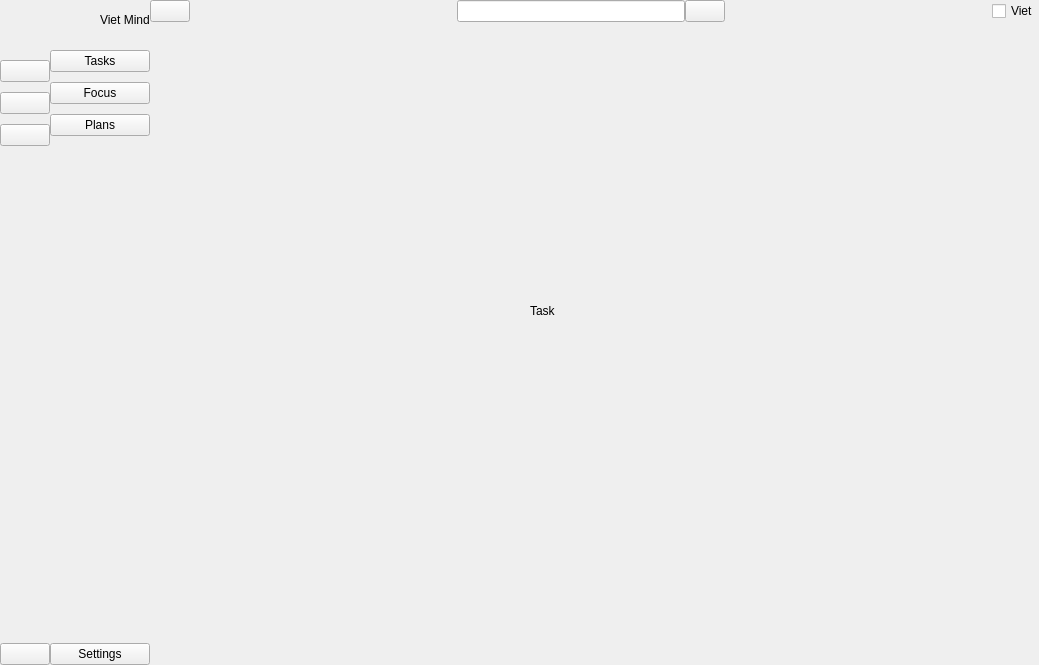
<?xml version="1.0" encoding="UTF-8"?>
<ui version="4.0">
 <class>MainWindow</class>
 <widget class="QMainWindow" name="MainWindow">
  <property name="windowModality">
   <enum>Qt::WindowModality::NonModal</enum>
  </property>
  <property name="geometry">
   <rect>
    <x>0</x>
    <y>0</y>
    <width>1039</width>
    <height>665</height>
   </rect>
  </property>
  <property name="windowTitle">
   <string>DropTask</string>
  </property>
  <property name="styleSheet">
   <string notr="true"/>
  </property>
  <property name="toolButtonStyle">
   <enum>Qt::ToolButtonStyle::ToolButtonIconOnly</enum>
  </property>
  <property name="tabShape">
   <enum>QTabWidget::TabShape::Rounded</enum>
  </property>
  <widget class="QWidget" name="centralwidget">
   <property name="styleSheet">
    <string notr="true">#centralwidget {
    background: qradialgradient(cx:0.5, cy:0.5, radius:1, 
                stop:0 #120d31, stop:0.4 #2c003e, 
                stop:0.7 #52006a, stop:1 #8900f2);
}

</string>
   </property>
   <layout class="QGridLayout" name="gridLayout">
    <property name="leftMargin">
     <number>0</number>
    </property>
    <property name="topMargin">
     <number>0</number>
    </property>
    <property name="rightMargin">
     <number>0</number>
    </property>
    <property name="bottomMargin">
     <number>0</number>
    </property>
    <property name="spacing">
     <number>0</number>
    </property>
    <item row="0" column="0">
     <widget class="QWidget" name="iconOnlySideBarWidget" native="true">
      <layout class="QVBoxLayout" name="verticalLayout_3">
       <property name="spacing">
        <number>10</number>
       </property>
       <property name="leftMargin">
        <number>0</number>
       </property>
       <property name="topMargin">
        <number>0</number>
       </property>
       <property name="rightMargin">
        <number>0</number>
       </property>
       <property name="bottomMargin">
        <number>0</number>
       </property>
       <item>
        <layout class="QHBoxLayout" name="horizontalLayout_3">
         <item>
          <widget class="QLabel" name="iconSidebarLogo">
           <property name="minimumSize">
            <size>
             <width>50</width>
             <height>50</height>
            </size>
           </property>
           <property name="maximumSize">
            <size>
             <width>50</width>
             <height>50</height>
            </size>
           </property>
           <property name="text">
            <string/>
           </property>
           <property name="pixmap">
            <pixmap resource="../resources/resources.qrc">:/icons/icons/logo.png</pixmap>
           </property>
           <property name="scaledContents">
            <bool>true</bool>
           </property>
          </widget>
         </item>
        </layout>
       </item>
       <item>
        <layout class="QVBoxLayout" name="verticalLayout">
         <property name="sizeConstraint">
          <enum>QLayout::SizeConstraint::SetNoConstraint</enum>
         </property>
         <item>
          <widget class="QPushButton" name="iconTodoButton">
           <property name="text">
            <string/>
           </property>
           <property name="icon">
            <iconset resource="../resources/resources.qrc">
             <normaloff>:/icons/icons/todo_sidebar.png</normaloff>:/icons/icons/todo_sidebar.png</iconset>
           </property>
           <property name="iconSize">
            <size>
             <width>20</width>
             <height>20</height>
            </size>
           </property>
           <property name="checkable">
            <bool>true</bool>
           </property>
           <property name="autoExclusive">
            <bool>true</bool>
           </property>
          </widget>
         </item>
         <item>
          <widget class="QPushButton" name="iconFocusButton">
           <property name="text">
            <string/>
           </property>
           <property name="icon">
            <iconset resource="../resources/resources.qrc">
             <normaloff>:/icons/icons/focus_sidebar.png</normaloff>:/icons/icons/focus_sidebar.png</iconset>
           </property>
           <property name="iconSize">
            <size>
             <width>20</width>
             <height>20</height>
            </size>
           </property>
           <property name="checkable">
            <bool>true</bool>
           </property>
           <property name="autoExclusive">
            <bool>true</bool>
           </property>
          </widget>
         </item>
         <item>
          <widget class="QPushButton" name="iconPlanButton">
           <property name="text">
            <string/>
           </property>
           <property name="icon">
            <iconset resource="../resources/resources.qrc">
             <normaloff>:/icons/icons/planned_sidebar.png</normaloff>:/icons/icons/planned_sidebar.png</iconset>
           </property>
           <property name="iconSize">
            <size>
             <width>20</width>
             <height>20</height>
            </size>
           </property>
           <property name="checkable">
            <bool>true</bool>
           </property>
           <property name="autoExclusive">
            <bool>true</bool>
           </property>
          </widget>
         </item>
        </layout>
       </item>
       <item>
        <spacer name="verticalSpacer">
         <property name="orientation">
          <enum>Qt::Orientation::Vertical</enum>
         </property>
         <property name="sizeHint" stdset="0">
          <size>
           <width>20</width>
           <height>398</height>
          </size>
         </property>
        </spacer>
       </item>
       <item>
        <widget class="QPushButton" name="iconSettingButton">
         <property name="text">
          <string/>
         </property>
         <property name="icon">
          <iconset resource="../resources/resources.qrc">
           <normaloff>:/icons/icons/settings.png</normaloff>:/icons/icons/settings.png</iconset>
         </property>
         <property name="iconSize">
          <size>
           <width>20</width>
           <height>20</height>
          </size>
         </property>
         <property name="checkable">
          <bool>true</bool>
         </property>
         <property name="autoExclusive">
          <bool>true</bool>
         </property>
        </widget>
       </item>
      </layout>
     </widget>
    </item>
    <item row="0" column="1">
     <widget class="QWidget" name="fullSidebarWidget" native="true">
      <layout class="QVBoxLayout" name="verticalLayout_4">
       <property name="spacing">
        <number>10</number>
       </property>
       <property name="leftMargin">
        <number>0</number>
       </property>
       <property name="topMargin">
        <number>0</number>
       </property>
       <property name="rightMargin">
        <number>0</number>
       </property>
       <property name="bottomMargin">
        <number>0</number>
       </property>
       <item>
        <layout class="QHBoxLayout" name="logoAndNameLayout">
         <item>
          <widget class="QLabel" name="fullSidebarLogo">
           <property name="minimumSize">
            <size>
             <width>40</width>
             <height>40</height>
            </size>
           </property>
           <property name="maximumSize">
            <size>
             <width>40</width>
             <height>40</height>
            </size>
           </property>
           <property name="text">
            <string/>
           </property>
           <property name="pixmap">
            <pixmap resource="../resources/resources.qrc">:/icons/icons/logo.png</pixmap>
           </property>
           <property name="scaledContents">
            <bool>true</bool>
           </property>
          </widget>
         </item>
         <item>
          <widget class="QLabel" name="appName">
           <property name="text">
            <string>Viet Mind</string>
           </property>
          </widget>
         </item>
        </layout>
       </item>
       <item>
        <layout class="QVBoxLayout" name="verticalLayout_2">
         <property name="sizeConstraint">
          <enum>QLayout::SizeConstraint::SetNoConstraint</enum>
         </property>
         <item>
          <widget class="QPushButton" name="fullTodoButton">
           <property name="text">
            <string>Tasks</string>
           </property>
           <property name="icon">
            <iconset resource="../resources/resources.qrc">
             <normaloff>:/icons/icons/todo_sidebar.png</normaloff>:/icons/icons/todo_sidebar.png</iconset>
           </property>
           <property name="iconSize">
            <size>
             <width>14</width>
             <height>14</height>
            </size>
           </property>
           <property name="checkable">
            <bool>true</bool>
           </property>
           <property name="autoExclusive">
            <bool>true</bool>
           </property>
          </widget>
         </item>
         <item>
          <widget class="QPushButton" name="fullFocusButton">
           <property name="text">
            <string>Focus</string>
           </property>
           <property name="icon">
            <iconset resource="../resources/resources.qrc">
             <normaloff>:/icons/icons/focus_sidebar.png</normaloff>:/icons/icons/focus_sidebar.png</iconset>
           </property>
           <property name="iconSize">
            <size>
             <width>14</width>
             <height>14</height>
            </size>
           </property>
           <property name="checkable">
            <bool>true</bool>
           </property>
           <property name="autoExclusive">
            <bool>true</bool>
           </property>
          </widget>
         </item>
         <item>
          <widget class="QPushButton" name="fullPlanButton">
           <property name="text">
            <string>Plans</string>
           </property>
           <property name="icon">
            <iconset resource="../resources/resources.qrc">
             <normaloff>:/icons/icons/planned_sidebar.png</normaloff>:/icons/icons/planned_sidebar.png</iconset>
           </property>
           <property name="iconSize">
            <size>
             <width>14</width>
             <height>14</height>
            </size>
           </property>
           <property name="checkable">
            <bool>true</bool>
           </property>
           <property name="autoExclusive">
            <bool>true</bool>
           </property>
          </widget>
         </item>
        </layout>
       </item>
       <item>
        <spacer name="verticalSpacer_2">
         <property name="orientation">
          <enum>Qt::Orientation::Vertical</enum>
         </property>
         <property name="sizeHint" stdset="0">
          <size>
           <width>20</width>
           <height>408</height>
          </size>
         </property>
        </spacer>
       </item>
       <item>
        <widget class="QPushButton" name="fullSettingButton">
         <property name="text">
          <string>Settings</string>
         </property>
         <property name="icon">
          <iconset resource="../resources/resources.qrc">
           <normaloff>:/icons/icons/settings.png</normaloff>:/icons/icons/settings.png</iconset>
         </property>
         <property name="iconSize">
          <size>
           <width>14</width>
           <height>14</height>
          </size>
         </property>
         <property name="checkable">
          <bool>true</bool>
         </property>
         <property name="autoExclusive">
          <bool>true</bool>
         </property>
        </widget>
       </item>
      </layout>
     </widget>
    </item>
    <item row="0" column="2">
     <widget class="QWidget" name="widget_3" native="true">
      <layout class="QVBoxLayout" name="verticalLayout_5">
       <property name="spacing">
        <number>0</number>
       </property>
       <property name="leftMargin">
        <number>0</number>
       </property>
       <property name="topMargin">
        <number>0</number>
       </property>
       <property name="rightMargin">
        <number>0</number>
       </property>
       <property name="bottomMargin">
        <number>0</number>
       </property>
       <item>
        <widget class="QWidget" name="widget" native="true">
         <layout class="QHBoxLayout" name="horizontalLayout_4">
          <property name="spacing">
           <number>0</number>
          </property>
          <property name="leftMargin">
           <number>0</number>
          </property>
          <property name="topMargin">
           <number>0</number>
          </property>
          <property name="rightMargin">
           <number>0</number>
          </property>
          <property name="bottomMargin">
           <number>0</number>
          </property>
          <item>
           <widget class="QPushButton" name="menuButton">
            <property name="text">
             <string/>
            </property>
            <property name="icon">
             <iconset resource="../resources/resources.qrc">
              <normaloff>:/icons/icons/menu.png</normaloff>:/icons/icons/menu.png</iconset>
            </property>
            <property name="checkable">
             <bool>true</bool>
            </property>
            <property name="autoExclusive">
             <bool>true</bool>
            </property>
           </widget>
          </item>
          <item>
           <spacer name="horizontalSpacer">
            <property name="orientation">
             <enum>Qt::Orientation::Horizontal</enum>
            </property>
            <property name="sizeHint" stdset="0">
             <size>
              <width>211</width>
              <height>20</height>
             </size>
            </property>
           </spacer>
          </item>
          <item>
           <layout class="QHBoxLayout" name="horizontalLayout">
            <item>
             <widget class="QLineEdit" name="lineEdit"/>
            </item>
            <item>
             <widget class="QPushButton" name="searchButton">
              <property name="text">
               <string/>
              </property>
              <property name="icon">
               <iconset resource="../resources/resources.qrc">
                <normaloff>:/icons/icons/search.png</normaloff>:/icons/icons/search.png</iconset>
              </property>
             </widget>
            </item>
           </layout>
          </item>
          <item>
           <spacer name="horizontalSpacer_2">
            <property name="orientation">
             <enum>Qt::Orientation::Horizontal</enum>
            </property>
            <property name="sizeHint" stdset="0">
             <size>
              <width>211</width>
              <height>20</height>
             </size>
            </property>
           </spacer>
          </item>
          <item>
           <widget class="QCheckBox" name="checkBox">
            <property name="text">
             <string>Viet</string>
            </property>
           </widget>
          </item>
         </layout>
        </widget>
       </item>
       <item>
        <widget class="QStackedWidget" name="stackedWidget">
         <property name="currentIndex">
          <number>0</number>
         </property>
         <widget class="QWidget" name="page">
          <widget class="QLabel" name="label_4">
           <property name="geometry">
            <rect>
             <x>380</x>
             <y>280</y>
             <width>66</width>
             <height>18</height>
            </rect>
           </property>
           <property name="text">
            <string>Task</string>
           </property>
          </widget>
         </widget>
         <widget class="QWidget" name="page_2">
          <widget class="QLabel" name="label_5">
           <property name="geometry">
            <rect>
             <x>410</x>
             <y>270</y>
             <width>66</width>
             <height>18</height>
            </rect>
           </property>
           <property name="text">
            <string>Focus</string>
           </property>
          </widget>
         </widget>
         <widget class="QWidget" name="page_3">
          <widget class="QLabel" name="label_6">
           <property name="geometry">
            <rect>
             <x>380</x>
             <y>260</y>
             <width>66</width>
             <height>18</height>
            </rect>
           </property>
           <property name="text">
            <string>Planned</string>
           </property>
          </widget>
         </widget>
         <widget class="QWidget" name="page_4">
          <widget class="QLabel" name="label_7">
           <property name="geometry">
            <rect>
             <x>390</x>
             <y>280</y>
             <width>66</width>
             <height>18</height>
            </rect>
           </property>
           <property name="text">
            <string>Settings</string>
           </property>
          </widget>
         </widget>
        </widget>
       </item>
      </layout>
     </widget>
    </item>
   </layout>
  </widget>
 </widget>
 <resources>
  <include location="../resources/resources.qrc"/>
  <include location="../../../../../.designer/resources/resources.qrc"/>
 </resources>
 <connections>
  <connection>
   <sender>menuButton</sender>
   <signal>toggled(bool)</signal>
   <receiver>iconOnlySideBarWidget</receiver>
   <slot>setVisible(bool)</slot>
   <hints>
    <hint type="sourcelabel">
     <x>202</x>
     <y>23</y>
    </hint>
    <hint type="destinationlabel">
     <x>49</x>
     <y>219</y>
    </hint>
   </hints>
  </connection>
  <connection>
   <sender>menuButton</sender>
   <signal>toggled(bool)</signal>
   <receiver>fullSidebarWidget</receiver>
   <slot>setHidden(bool)</slot>
   <hints>
    <hint type="sourcelabel">
     <x>196</x>
     <y>25</y>
    </hint>
    <hint type="destinationlabel">
     <x>162</x>
     <y>28</y>
    </hint>
   </hints>
  </connection>
  <connection>
   <sender>iconTodoButton</sender>
   <signal>toggled(bool)</signal>
   <receiver>fullTodoButton</receiver>
   <slot>setChecked(bool)</slot>
   <hints>
    <hint type="sourcelabel">
     <x>35</x>
     <y>69</y>
    </hint>
    <hint type="destinationlabel">
     <x>74</x>
     <y>54</y>
    </hint>
   </hints>
  </connection>
  <connection>
   <sender>iconFocusButton</sender>
   <signal>toggled(bool)</signal>
   <receiver>fullFocusButton</receiver>
   <slot>setChecked(bool)</slot>
   <hints>
    <hint type="sourcelabel">
     <x>37</x>
     <y>106</y>
    </hint>
    <hint type="destinationlabel">
     <x>72</x>
     <y>89</y>
    </hint>
   </hints>
  </connection>
  <connection>
   <sender>iconPlanButton</sender>
   <signal>toggled(bool)</signal>
   <receiver>fullPlanButton</receiver>
   <slot>setChecked(bool)</slot>
   <hints>
    <hint type="sourcelabel">
     <x>33</x>
     <y>130</y>
    </hint>
    <hint type="destinationlabel">
     <x>101</x>
     <y>120</y>
    </hint>
   </hints>
  </connection>
  <connection>
   <sender>iconSettingButton</sender>
   <signal>toggled(bool)</signal>
   <receiver>fullSettingButton</receiver>
   <slot>setChecked(bool)</slot>
   <hints>
    <hint type="sourcelabel">
     <x>30</x>
     <y>655</y>
    </hint>
    <hint type="destinationlabel">
     <x>70</x>
     <y>655</y>
    </hint>
   </hints>
  </connection>
  <connection>
   <sender>fullTodoButton</sender>
   <signal>toggled(bool)</signal>
   <receiver>iconTodoButton</receiver>
   <slot>setChecked(bool)</slot>
   <hints>
    <hint type="sourcelabel">
     <x>96</x>
     <y>53</y>
    </hint>
    <hint type="destinationlabel">
     <x>46</x>
     <y>60</y>
    </hint>
   </hints>
  </connection>
  <connection>
   <sender>fullFocusButton</sender>
   <signal>toggled(bool)</signal>
   <receiver>iconFocusButton</receiver>
   <slot>setChecked(bool)</slot>
   <hints>
    <hint type="sourcelabel">
     <x>106</x>
     <y>84</y>
    </hint>
    <hint type="destinationlabel">
     <x>31</x>
     <y>98</y>
    </hint>
   </hints>
  </connection>
  <connection>
   <sender>fullPlanButton</sender>
   <signal>toggled(bool)</signal>
   <receiver>iconPlanButton</receiver>
   <slot>setChecked(bool)</slot>
   <hints>
    <hint type="sourcelabel">
     <x>84</x>
     <y>127</y>
    </hint>
    <hint type="destinationlabel">
     <x>35</x>
     <y>133</y>
    </hint>
   </hints>
  </connection>
  <connection>
   <sender>fullSettingButton</sender>
   <signal>toggled(bool)</signal>
   <receiver>iconSettingButton</receiver>
   <slot>setChecked(bool)</slot>
   <hints>
    <hint type="sourcelabel">
     <x>73</x>
     <y>641</y>
    </hint>
    <hint type="destinationlabel">
     <x>37</x>
     <y>643</y>
    </hint>
   </hints>
  </connection>
 </connections>
</ui>
